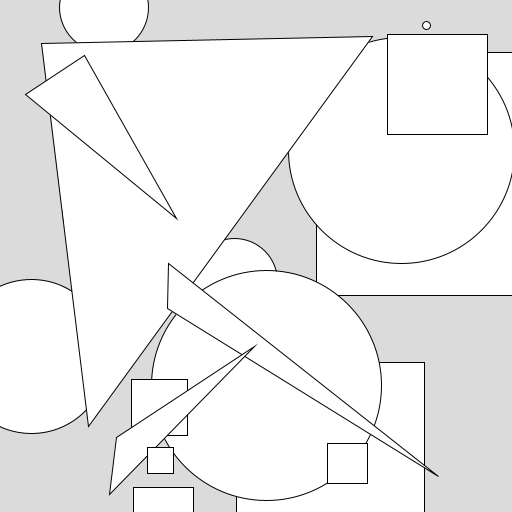
Frame 1 (no input)
Frame 60 (the mouse pressed at the canvas centre just before this capture): identical to frame 1, image omitted
Frame 120 (the mouse held since frame 60 and released just before this capture): identical to frame 1, image omitted

The Processing sketch that drew this single still picture (run headless with seeded random() and noise(); from frame 60 on, the mouse is pressed at the canvas centre):

// Processing sketch: ShapeToolGUI
// ── ShapeToolGUI.pde
ShapeSystem shapeSystem;
void setup()
{
  size(512, 512);
  frameRate(6);
  background(219);
  shapeSystem = new ShapeSystem();
  //shapeSystem.createDummyBaseShape(20);
  shapeSystem.createDummyAnyShape(20);
}
void draw()
{
  // TODO: Reset background and draw the shapes
  background(219);
  shapeSystem.render();
}

void keyPressed()
{
  if ( key == 'q' )
  { // Random new draw
    shapeSystem.removeAllShapes();
    shapeSystem.createDummyAnyShape(40);
  }
  if ( key == 'c' )
  { // clear the Scene
    shapeSystem.removeAllShapes();
  }
  if ( key == 's' )
  { // Save Output image
    save ("outputImage.png");
    shapeSystem.doSaveJSONArray("outputData");
  }
}
// TODO: Input's event mechanics

// ── Circle.pde
class Circle extends Shape
{
  public static final String SHAPETYPE = "CIRCLESHAPE";
  float x, y, radius;
  public Circle( int orderIdInLayer, 
    float centerX, float centerY, float radius )
  {
    super( orderIdInLayer );
    x = centerX;
    y = centerY;
    this.radius = radius;
    // There is no polymorphism for fields in Java.
    super.shapeType = Circle.SHAPETYPE;
  }

  @Override
    public void render()
  { // Cheat it this way
    // since we have not lecture line rasterization yet
    circle( x, y, radius );
  }
  
  @Override
    public JSONObject ToJSONObject( )
  {
    JSONObject theShapeJSON = new JSONObject();
    theShapeJSON.setInt( "id", orderIdInLayer );
    theShapeJSON.setString( "type", shapeType );
    theShapeJSON.setFloat( "x", x );
    theShapeJSON.setFloat( "y", y );
    theShapeJSON.setFloat( "radius", radius );
    return theShapeJSON;
  }
  @Override
    public boolean FromJSONObject( JSONObject dataJSON )
  {
    if (dataJSON != null)
    {
      String dataType = ( !dataJSON.isNull( "type") ) ?
        dataJSON.getString( "type" ) : "";
      if ( dataType.equals( this.shapeType ) )
      {
        orderIdInLayer = ( !dataJSON.isNull( "id") ) ? dataJSON.getInt( "id" ) : 0;
        x = ( !dataJSON.isNull( "x") ) ? dataJSON.getFloat( "x" ) : 0;
        y = ( !dataJSON.isNull( "y") ) ? dataJSON.getFloat( "y" ) : 0;
        radius = ( !dataJSON.isNull( "radius") ) ? dataJSON.getFloat( "radius" ) : 0;
        return true; // Loaded with data
      }
    }
    return false; // Failed to load data
  }
}

// ── Rectacgle.pde
class Rectangle extends Shape
{
  public static final String SHAPETYPE = "RECTANGLESHAPE";
  float x, y, recWidth, recHeight;
  public Rectangle( int orderIdInLayer, 
    float topCornerX, float topCornerY, 
    float recWidth, float recHeight)
  {
    super( orderIdInLayer );
    x = topCornerX;
    y = topCornerY;
    this.recWidth = recWidth;
    this.recHeight = recHeight;
    super.shapeType = Rectangle.SHAPETYPE;
  }

  @Override
    public void render()
  { 
    rect( x, y, recWidth, recWidth );
  }
  
  @Override
    public JSONObject ToJSONObject( )
  {
    JSONObject theShapeJSON = new JSONObject();
    theShapeJSON.setInt( "id", orderIdInLayer );
    theShapeJSON.setString( "type", shapeType );
    theShapeJSON.setFloat( "x", x );
    theShapeJSON.setFloat( "y", y );
    theShapeJSON.setFloat( "width", recWidth );
    theShapeJSON.setFloat( "height", recHeight );
    return theShapeJSON;
  }
  
  @Override
    public boolean FromJSONObject( JSONObject dataJSON )
  {
    if (dataJSON != null)
    {
      String dataType = ( !dataJSON.isNull( "type") ) ?
        dataJSON.getString( "type" ) : "";
      if ( dataType.equals( this.shapeType ) )
      {
        orderIdInLayer = ( !dataJSON.isNull( "id") ) ? dataJSON.getInt( "id" ) : 0;
        x = ( !dataJSON.isNull( "x") ) ? dataJSON.getFloat( "x" ) : 0;
        y = ( !dataJSON.isNull( "y") ) ? dataJSON.getFloat( "y" ) : 0;
        recWidth = ( !dataJSON.isNull( "width") ) ? dataJSON.getFloat( "width" ) : 0;
        recHeight = ( !dataJSON.isNull( "height") ) ? dataJSON.getFloat( "height" ) : 0;
        return true;
      }
    }
    return false;
  }
}

// ── Shape.pde
class Shape
{
  int orderIdInLayer;
  public static final String SHAPETYPE = "BASESHAPE";
  String shapeType;
  public Shape( int orderIdInLayer )
  {
    this.orderIdInLayer = orderIdInLayer;
    shapeType = Shape.SHAPETYPE;
  }

  public void render()
  {
    println( "Shape: id = " + orderIdInLayer );
    circle(
      random( 0, width ), 
      random( 0, height ), 
      random( 0, ( width + height )/4)
      );
  }

  public JSONObject ToJSONObject( )
  {
    JSONObject theShapeJSON= new JSONObject();
    theShapeJSON.setInt( "id", orderIdInLayer );
    theShapeJSON.setString( "type", shapeType );
    return theShapeJSON;
  }
  
  public boolean FromJSONObject( JSONObject dataJSON)
  {
    if(dataJSON != null)
    {
      String dataType=(!dataJSON.isNull( "type") )?
        dataJSON.getString( "type"): "";
      if( dataType.equals( this.shapeType))
      {
        orderIdInLayer =(!dataJSON.isNull( "id"))?dataJSON.getInt( "id"):0;
        return true; // Loaded with data
      }
    }
    return false; // Failed to load data
  }
} // end of Shape class

// ── ShapeSystem.pde
class ShapeSystem
{
  ArrayList< Shape > shapeList;
  public ShapeSystem()
  {
    // TODO: Init something here
    shapeList = new ArrayList< Shape >();
  }

  public void render()
  {
    for ( Shape shapeObject : shapeList ) {
      shapeObject.render();
    }
  }

  private void addShape( Shape newShape )
  { 
    if (newShape != null)
      shapeList.add( newShape );
  }

  public void removeLastShapes()
  {
    if ( shapeList.size() > 0 )
      shapeList.remove( shapeList.size() - 1 );
  }

  public void removeAllShapes()
  {
    if ( shapeList.size() > 0 )
      shapeList.clear();
  }

  public void reassignIdtoAllShapes()
  {
    for ( int i = 0; i < shapeList.size(); i++)
    { // Loop backward
      Shape theShape = shapeList.get( i );
      theShape.orderIdInLayer = i;
    }
  }

  public void reassignIdStartFromIndex( int startIndex )
  {
    for ( int i = startIndex; i < shapeList.size(); i++)
    { // Loop backward
      Shape theShape = shapeList.get( i );
      theShape.orderIdInLayer = i;
    }
  }

  public void removeShapeById(int targetId)
  {
    for ( int i = shapeList.size() - 1; i >= 0; i--)
    { // Loop backward
      Shape theShape = shapeList.get( i );
      if ( theShape.orderIdInLayer == targetId ) {
        shapeList.remove( i );
        // Reassing new ordered id
        // to the remaining sublist
        reassignIdStartFromIndex( i );
      }
    }
  }

  public int count()
  {
    return shapeList.size();
  }

  public void addCircle(
    float centerX, float centerY, float radius )
  {
    Circle newShape = new Circle( shapeList.size(), 
      centerX, centerY, radius);
    addShape( newShape );
  }
  public void addRectangle(
    float topCornerX, float topCornerY, 
    float recWidth, float recHeight )
  {
    Rectangle newShape = new Rectangle( shapeList.size(), 
      topCornerX, topCornerY, recWidth, recHeight);
    addShape( newShape );
  }
  public void addTriangle(
    float posX1, float posY1, 
    float posX2, float posY2, 
    float posX3, float posY3 )
  {
    Triangle newShape = new Triangle( shapeList.size(), 
      posX1, posY1, posX2, posY2, posX3, posY3);
    addShape( newShape );
  }

  private JSONArray toJSONArray()
  {
    JSONArray dataJSONArray = new JSONArray();
    JSONObject dataJSONObject;
    Shape theShape;
    for ( int i = 0; i < shapeList.size(); i++) {
      theShape = shapeList.get( i );
      dataJSONObject = theShape.ToJSONObject();
      dataJSONArray.setJSONObject( i, dataJSONObject );
    }
    return dataJSONArray;
  }
  
  public void doSaveJSONArray(
    String filenameWithNoExtension
    )
  {
    JSONArray dataJSONArray = toJSONArray();
    saveJSONArray( dataJSONArray, 
      "data/" + filenameWithNoExtension + ".json" );
  }
  
  public void createDummyBaseShape(int size)
  {
    for ( int i = 0; i < size; i++ )
    {
      Shape newShape = new Shape( shapeList.size() );
      addShape( newShape );
    }
  }

  // TODO Remove during deployment
  public void createDummyAnyShape(int size)
  {
    int choiceLimit = 3;
    int option;
    for ( int i = 0; i < size; i++ )
    {
      Shape newShape = null;
      option = int( random( 0, choiceLimit ) );
      switch( option )
      {
      case 0:
        addCircle(
          random( 0, width ), 
          random( 0, height ), 
          random( 0, (width + height)/4 )
          );
        break;
      case 1:
        addRectangle(
          random( 0, width ), 
          random( 0, height ), 
          random( 0, (width + height)/4 ), 
          random( 0, (width + height)/4 )
          );
        break;
      case 2:
        addTriangle(
          random( 0, width ), 
          random( 0, height ), 
          random( 0, width ), 
          random( 0, height ), 
          random( 0, width ), 
          random( 0, height )
          );
        break;
      default:
        break;
      }
    }
  }
}// End of ShapeSystem

// ── Triangle.pde
class Triangle extends Shape
{
  public static final String SHAPETYPE = "TRIANGLESHAPE";
  float x1, y1, x2, y2, x3, y3;
  public Triangle( int orderIdInLayer, 
    float posX1, float posY1, 
    float posX2, float posY2, 
    float posX3, float posY3)
  {
    super( orderIdInLayer );
    x1 = posX1;
    y1 = posY1;
    x2 = posX2;
    y2 = posY2;
    x3 = posX3;
    y3 = posY3;
    super.shapeType = Triangle.SHAPETYPE;
  }

  @Override
    public void render()
  { 
    triangle( x1, y1, x2, y2, x3, y3 );
  }
  
  @Override
    public JSONObject ToJSONObject( )
  {
    JSONObject theShapeJSON = new JSONObject();
    theShapeJSON.setInt( "id", orderIdInLayer );
    theShapeJSON.setString( "type", shapeType );
    theShapeJSON.setFloat( "x1", x1 ); 
    theShapeJSON.setFloat( "y1", y1 );
    theShapeJSON.setFloat( "x2", x2 ); 
    theShapeJSON.setFloat( "y2", y2 );
    theShapeJSON.setFloat( "x3", x3 ); 
    theShapeJSON.setFloat( "y3", y3 );
    return theShapeJSON;
  }
  
  @Override
    public boolean FromJSONObject( JSONObject dataJSON )
  {
    if (dataJSON != null)
    {
      String dataType = ( !dataJSON.isNull( "type") ) ?
        dataJSON.getString( "type" ) : "";
      if ( dataType.equals( this.shapeType ) )
      {
        orderIdInLayer = ( !dataJSON.isNull( "id") ) ? dataJSON.getInt( "id" ) : 0;
        x1 = ( !dataJSON.isNull( "x1") ) ? dataJSON.getFloat( "x1" ) : 0;
        y1 = ( !dataJSON.isNull( "y1") ) ? dataJSON.getFloat( "y1" ) : 0;
        x2 = ( !dataJSON.isNull( "x2") ) ? dataJSON.getFloat( "x2" ) : 0;
        y2 = ( !dataJSON.isNull( "y2") ) ? dataJSON.getFloat( "y2" ) : 0;
        x3 = ( !dataJSON.isNull( "x3") ) ? dataJSON.getFloat( "x3" ) : 0;
        y3 = ( !dataJSON.isNull( "y3") ) ? dataJSON.getFloat( "y3" ) : 0;
        return true;
      }
    }
    return false;
  }
}
